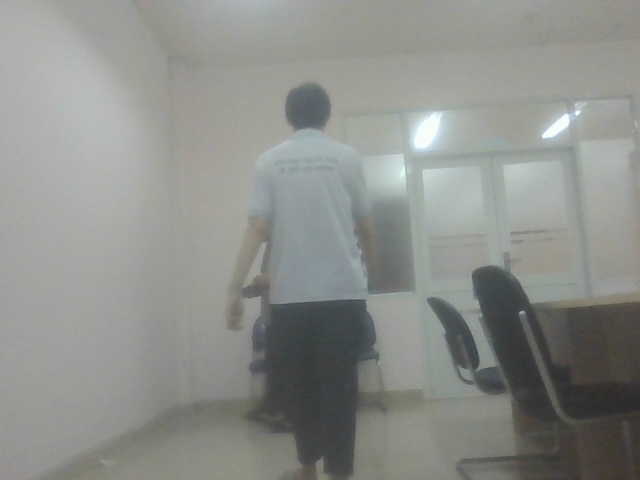
#> input picture data-collection/frame_block.jpg, 640 x 480 px
$ python -i datasets.py   (imports and definitions only)
#> lines starting #> are read from the running program, lines starting #| are printed output that depends on the picture
#> further down, picture is the input picture: shape (480, 640, 3); mean B, G, R 139.1, 143.3, 141
import os
import cv2
import random
import numpy as np

import torch
from torch.utils import data
from torch.utils.data import Dataset

# [28 lines left out: functions contrast_and_brightness, motion_blur, not called in this run]

def augment_hsv(img, hgain = 0.0138, sgain = 0.678, vgain = 0.36):
#> called with hgain = 0.0138, sgain = 0.678, vgain = 0.36
    r = np.random.uniform(-1, 1, 3) * [hgain, sgain, vgain] + 1  # random gains
    hue, sat, val = cv2.split(cv2.cvtColor(img, cv2.COLOR_BGR2HSV))
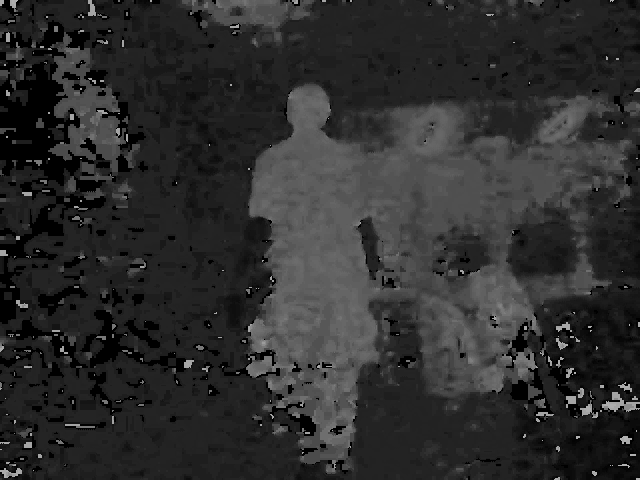
#> hue: shape (480, 640); min 0, max 177, mean 45.5
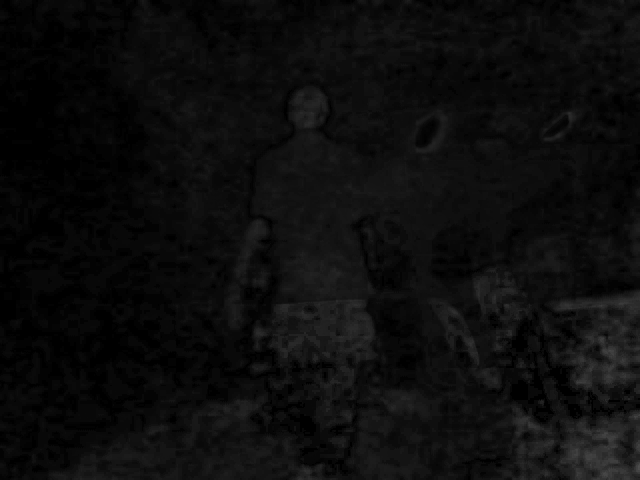
#> sat: shape (480, 640); min 0, max 78, mean 12.5
    dtype = img.dtype  # uint8

    x = np.arange(0, 256, dtype=np.int16)
    lut_hue = ((x * r[0]) % 180).astype(dtype)
    lut_sat = np.clip(x * r[1], 0, 255).astype(dtype)
#> lut_sat = 256 values from 0 to 255
    lut_val = np.clip(x * r[2], 0, 255).astype(dtype)
#> lut_val = 256 values from 0 to 255

    img_hsv = cv2.merge((cv2.LUT(hue, lut_hue), cv2.LUT(sat, lut_sat), cv2.LUT(val, lut_val))).astype(dtype)
#> img_hsv: shape (480, 640, 3); mean H, S, V 45.5, 15.7, 153.9
    img = cv2.cvtColor(img_hsv, cv2.COLOR_HSV2BGR)  # no return needed
    return img


# [22 lines left out: functions random_resize, img_aug, collate_fn, not called in this run]

class TensorDataset():
    # [53 lines left out: functions __init__, __getitem__, not called in this run]

    def __len__(self):
        return len(self.data_list)


# [5 lines not run here, left out]

>>> import cv2
>>> picture = cv2.imread('../../data-collection/frame_block.jpg')
>>> result = augment_hsv(picture)
